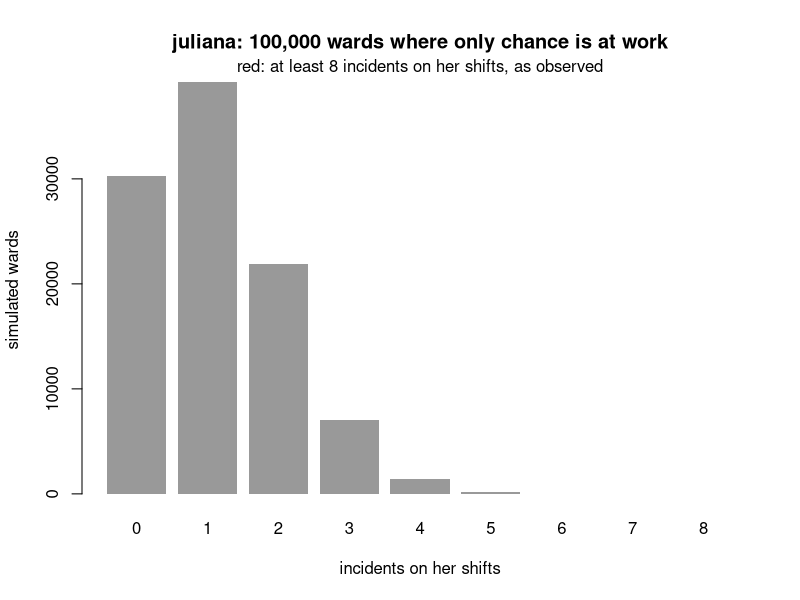

This figure's R source:
# Bad luck or a pattern?  Incidents on one nurse's shifts.
#
# A ward has a number of shifts, and makeone nurse worked some of them.  Over the
# same period the ward had a number of incidents (patients who needed
# resuscitation).  If the incidents have nothing to do with her, each one
# falls on whichever shift it happens to fall on, and her shifts get their
# share by chance.  How often would chance alone put as many incidents on her
# shifts as we saw?
#
# Numbers from the Lucia de Berk case (Meester et al., 2007).  Change the
# switch and run again.

ward <- "juliana"   # the switch: "red cross 42" or "juliana"

wards <- list("red cross 42" = c(shifts = 339,  her_shifts = 58,  incidents = 14, on_hers = 5),
              "juliana"      = c(shifts = 1029, her_shifts = 142, incidents = 8,  on_hers = 8))

shifts <- wards[[ward]]["shifts"]           # all shifts on the ward
her_shifts <- wards[[ward]]["her_shifts"]   # the shifts she worked
incidents <- wards[[ward]]["incidents"]     # incidents on the ward
on_hers <- wards[[ward]]["on_hers"]         # the data: incidents on her shifts

n_wards <- 100000      # how many chance-only wards to simulate

# ---------------------------------------------------------------- the worlds

# One simulated ward: every incident lands on a shift picked at random.
# Number the shifts so that hers are 1 to her_shifts, and count how many
# incidents land on those.
simulated <- numeric(n_wards)
for (i in 1:n_wards) {
  landed_on <- sample(1:shifts, incidents, replace = TRUE)
  simulated[i] <- sum(landed_on <= her_shifts)
}

# The p value: the share of chance-only wards with at least as many incidents
# on her shifts as the real one.
p_simulated <- mean(simulated >= on_hers)

# The same probability without simulating.  Each incident lands on one of her
# shifts with probability her_shifts / shifts, so the count follows a binomial
# distribution.
p_exact <- pbinom(on_hers - 1, incidents, her_shifts / shifts, lower.tail = FALSE)

# ---------------------------------------------------------------- the plot

counts <- table(factor(simulated, levels = 0:incidents))
colours <- ifelse(0:incidents >= on_hers, "red", "grey60")

barplot(counts, col = colours, border = NA,
        xlab = "incidents on her shifts", ylab = "simulated wards",
        main = paste0(ward, ": ", format(n_wards, big.mark = ",", scientific = FALSE),
                      " wards where only chance is at work"))
mtext(paste0("red: at least ", on_hers, " incidents on her shifts, as observed"),
      line = 0.3)

# ---------------------------------------------------------------- the point

# The p value answers one question: if chance alone decides where incidents
# land, how often would her shifts get this many?  It does not say how
# probable it is that chance alone was at work.
cat("ward                          :", ward, "\n")
cat("her share of the shifts       :", round(her_shifts / shifts, 3), "\n")
cat("incidents on her shifts       :", on_hers, "of", incidents, "\n")
cat("simulated wards with at least :", sum(simulated >= on_hers), "of",
    format(n_wards, big.mark = ",", scientific = FALSE), "\n")
cat("p value, simulated            :", signif(p_simulated, 3), "\n")
cat("p value, exact                :", signif(p_exact, 3),
    "  (1 in", format(round(1 / p_exact), big.mark = ","), ")\n")
